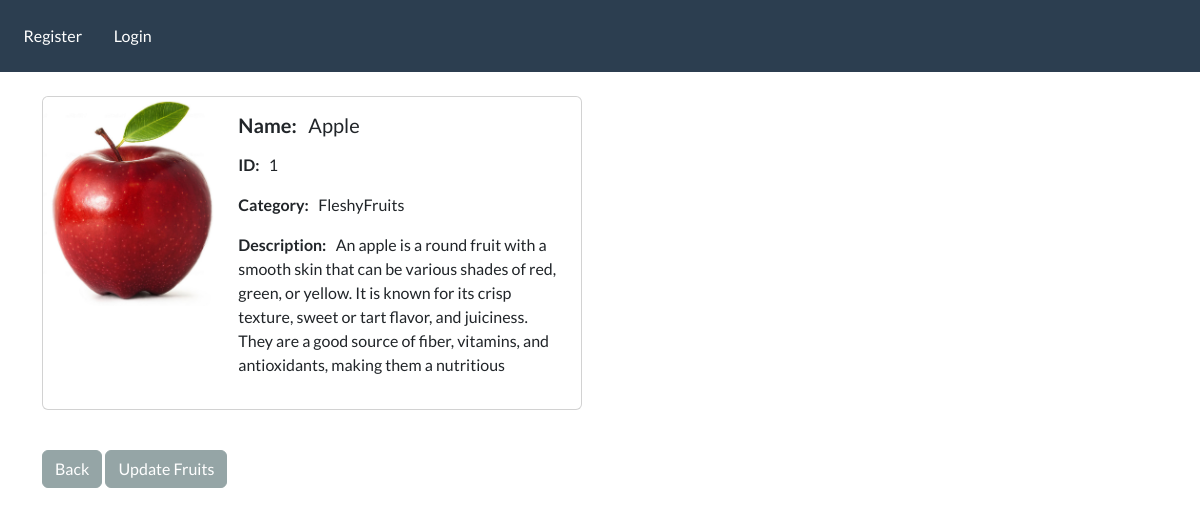
The app's page /single_fruit/1/ with its own data.
### fruitsapp/models.py (models this page shows, shortened)
class MyFruit(models.Model):
    image = models.ImageField(null=True, blank=True, upload_to="images/")
    name = models.CharField(max_length=100)
    category = models.CharField(max_length=120)
    description = models.TextField(max_length=256)

### fruitsapp/views.py (the view)
# urls.py: path('single_fruit/<int:pk>/', views.single_fruit, name='single_fruit'),
def single_fruit(request, pk):
    fruit = MyFruit.objects.get(id=pk)
    return render(request, 'fruitsapp/single_fruit.html', {'fruit': fruit})

### fruitsapp/templates/fruitsapp/single_fruit.html
{% extends 'fruitsapp/base.html' %}
{% block content %}
    <body>
        <div class="card mb-3" style="max-width: 540px;">
            <div class="row g-0">
              <div class="col-md-4">
                <img src="{{ fruit.image.url }}" class="img-fluid rounded-start" alt="...">
              </div>
              <div class="col-md-8">
                <div class="card-body">
                  <h5 class="card-title"><p> <strong> Name: </strong> &nbsp; {{ fruit.name }} </p></h5>
                  <p> <strong> ID: </strong> &nbsp; {{ fruit.id }} </p>
                  <p> <strong> Category: </strong> &nbsp; {{ fruit.category }} </p>
                  <p> <strong> Description: </strong> &nbsp; {{ fruit.description }} </p>
                </div>
              </div>
            </div>
        </div>
        <br>
        <a href="{% url 'go_back' %}" class="btn btn-secondary">Back</a>
        <a href="{% url 'update_fruit' fruit.id %}" class="btn btn-secondary">Update Fruits</a>
    </body>
{% endblock %}

### records on screen
MyFruit: image (picture), name "Apple", id "1", category "FleshyFruits", description "An apple is a round fruit with a smooth skin that can be various shades of red, green, or yellow. It is known for its crisp texture, sweet or tart flavor, and juiciness. They are a good source of fiber, vitamins, and antioxidants, making them a nutritious"
